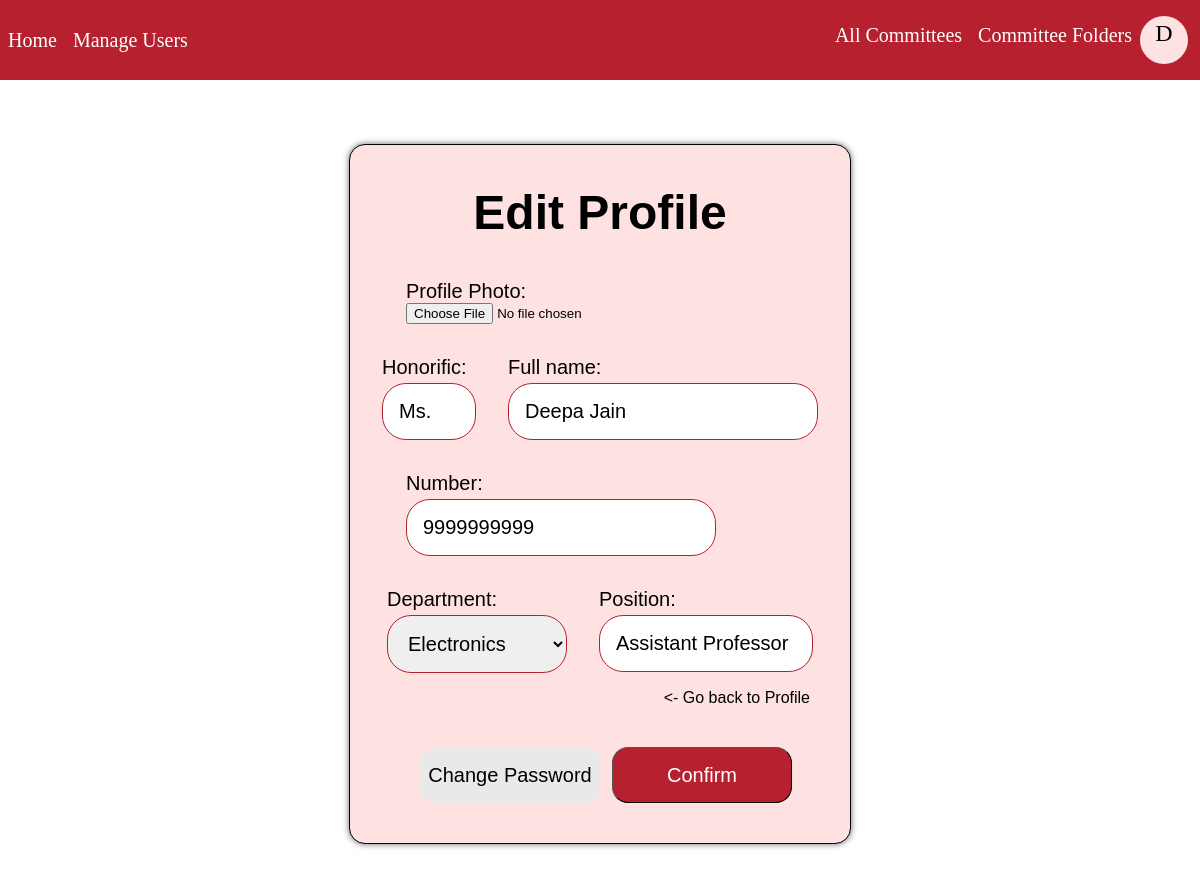
/edit-profile/3 (signed in), run on an earlier commit of the app's database.
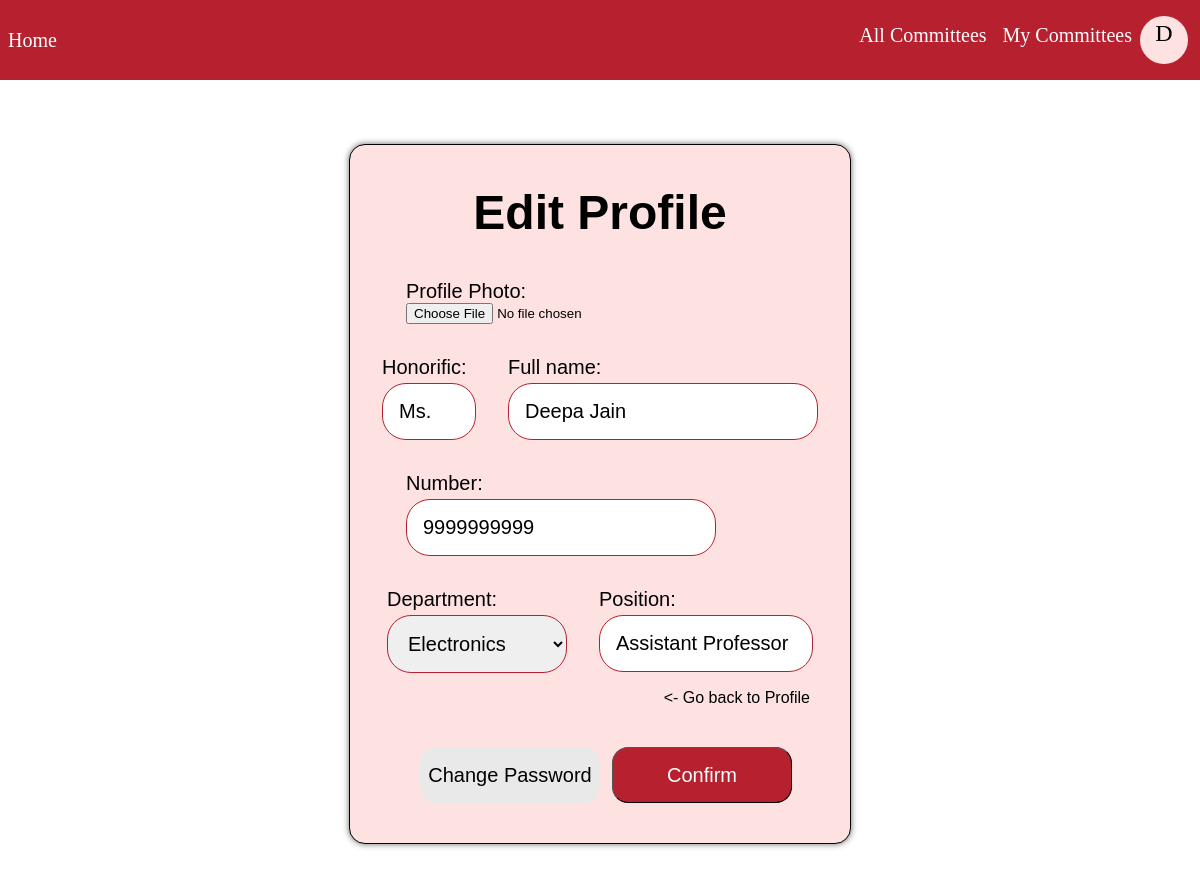
And on a later commit of the database.
### base/views.py (the view, shortened to what this page needs)
# urls.py: path('edit-profile/<str:pk>', views.edit_profile, name = 'edit-profile'),
@login_required(login_url = 'login')
def edit_profile(request, pk):
    user = User.objects.get(id = pk)
    if request.user!=user:
        return redirect('home')
    form = UserForm(instance=user)
    if request.method == 'POST' and 'submit' in request.POST.keys():
        form = UserForm(request.POST,request.FILES,instance=user)
        if form.is_valid():
            form.save()
            messages.success(request, "Profile updated successfully!")
            return redirect('profile', pk)
    context={
        'form':form
    }
    return render(request,'base/edit_profile.html',context)

### base/forms.py
class UserForm(ModelForm):
    class Meta:
        model = User
        fields = ['avatar', 'honorific', 'pname', 'number', 'department', 'position']

### base/models.py (called while the page is built)
    def __str__(self):
        return self.name

### base/templates/base/edit_profile.html (shortened to what this page needs)
{% extends 'main.html' %}
{% load static %}
{% block content %}
<head>
</head>
<div class = "content">
<div class="edit_profile_body">
<h1 class="title_edit">Edit Profile</h1>
<form method = "POST" enctype = "multipart/form-data">
        <div class="field-container">
            <label for="{{ form.avatar.id_for_label }}">Profile Photo:</label><br>
            {{ form.avatar }}
        </div>
        <div class = "full_name">
            <div class="field-container">
                <label for="{{ form.honorific.id_for_label }}">Honorific:</label><br>
                {{ form.honorific }}
            </div>
            <div class="field-container">
                <label for="{{ form.pname.id_for_label }}">Full name:</label><br>
                {{ form.pname }}
            </div>
        </div>
        <div class="field-container">
            <label for="{{ form.number.id_for_label }}">Number:</label><br>
            {{ form.number }}
        </div>
        <div class = "row2">
            <div class="field-container">
                <label for="{{ form.department.id_for_label }}">Department:</label><br>
                {{ form.department }}
            </div>
            <div class="field-container">
                <label for="{{ form.position.id_for_label }}">Position:</label><br>
                {{ form.position }}
            </div>
        </div>
    <a href = "{{ request.META.HTTP_REFERER }}" class = "cancel_profile_edit"><- Go back to Profile</a>
    <div class = "submit_buttons">
    <form method = "POST">
        <button type = "submit" name = "Change Password" class = "password_profile_edit">Change Password</button>
    </form>
    <button name = "submit" class = "submit_profile_edit">Confirm</button>
    </div>
    </form>
</div>
{% endblock content %}

### template/navbar.html (shortened to what this page needs)
{% block content %}
        <div class = "navbar">
            <div class = "left">
                <a href = "{% url 'home' %}" class = "navlinks">Home</a>
                {% if request.user.is_superuser %}
                    <a href = "{% url 'users_allowed' %}" class = "navlinks">Manage Users</a>
                {% endif %}
            </div>
            <div class = "right">
            {% if request.user.is_authenticated %}
                    <a href = "{% url 'committees_list' %}" class = "navlinks">All Committees</a>
                {% if request.user.is_superuser %}
                    <a href="{% url 'file-start' %}" class="navlinks">Committee Folders</a>
                {% else %}
                    <a href="{% url 'file-start' %}" class="navlinks">My Committees</a>
                {% endif %}
                    <div class="dropdown-main">
                        {% if request.user.avatar %}
                            <img src="{{ request.user.avatar.url }}" class="profile-avatar" alt="User Avatar">
                        {% else %}
                            <div class="profile-circle"><p>{{ request.user.pname|slice:":1" }}</p></div>
                        {% endif %}
                    </div>
            {% else %}
                <a href="{% url 'login' %}" class="navlinks">Login</a>
            {% endif %}
            </div>
        </div>
{% endblock content %}

What changed in the data, as far as the page shows it:
changed User "Ms.": is_superuser True → False (drawn)
Also different on the page:
text no longer shown: "Manage Users Committee Folders"
text now shown: "My Committees"
